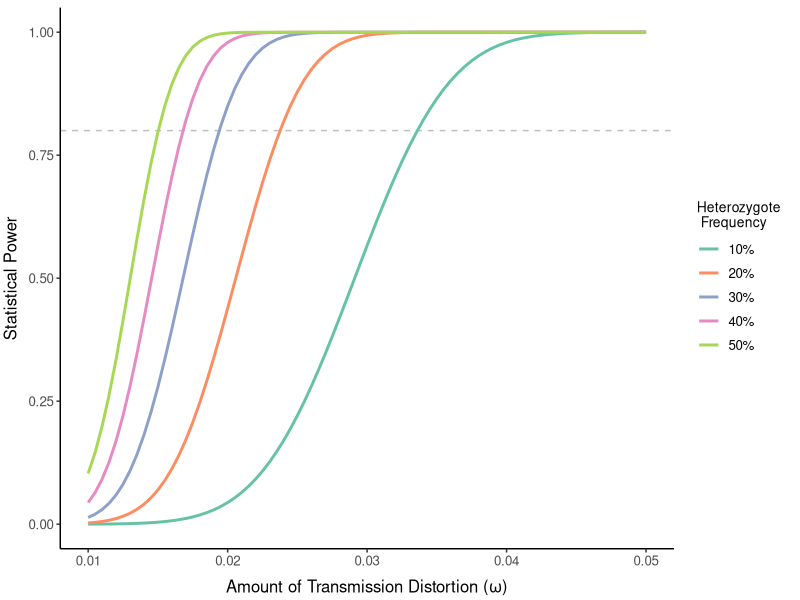

This chart was generated by the following R code:
#!/usr/bin/env Rscript

# R script that computes and plots statistical power curves 
# for the Transmission Disequilibrium Test (TDT)
# under varying heterozygote frequencies and transmission ratio distortion (TRD; omega)

# Output:
#   e.g. Power_curve_moba_n_43841.png

###########################################################################################

library("reshape2")
library("ggplot2")

###########################################################################################
# Heterozygote frequencies
het_freq_list <- c(0.1, 0.2, 0.3, 0.4, 0.5)

# Transmission distortion parameter (omega)
w_list <- seq(0.01, 0.05, by = 0.0005)

# Set N a the number of trios - 1
n = 43840 

# Computes the critical chi-square value corresponding to the genome-wide significance threshold
null = qchisq(p= 0.00000005, df=1, ncp= 0, lower.tail = F, log.p=F)

# Set up results table
tdt_power <- matrix(data = NA, nrow = length(w_list), ncol=5)
cnames <- c("10%", "20%", "30%", "40%", "50%")
colnames(tdt_power) = cnames
rownames(tdt_power) = w_list

for (k in seq(length(het_freq_list))) {
  for (l in seq(length(w_list))) {
    het_freq <- het_freq_list[k]
    w <- w_list[l]
    # Non-centrality parameter for TDT
    ncp_alt = 4*(n*2*het_freq)*w^2
    power = pchisq(q = null , df=1, ncp=ncp_alt, lower.tail= F, log.p=F)
    tdt_power[l,k] <- power
  }
}

# Reshape for plotting
mdf <- melt(tdt_power, value.name="Power", varnames=c("TDT", "Het_Freq"))

# Plot
png(file="Power_curve_moba_n_43841.png", width=900, height=700,res=200)
ggplot(data=mdf, aes(x=TDT, y=Power, group = Het_Freq, colour = Het_Freq)) +
  labs(y ="Statistical Power", 
       x=expression(paste("Amount of Transmission Distortion (", omega,")"))) +
  geom_hline(yintercept=0.8, linetype="dashed", color = "grey") +
  geom_line(size=1) +
  theme_bw() + 
  scale_colour_brewer(palette = "Set2") + # colour blind friendly
  guides(col = guide_legend(title = "Heterozygote \n Frequency")) +
  theme(panel.border = element_blank(), panel.grid.major = element_blank(),
        text=element_text(size=12),
        legend.title=element_text(size=10),
        panel.grid.minor = element_blank(), 
        axis.title.y = element_text(vjust = +2),
        axis.title.x = element_text(vjust = -0.75),
        axis.line = element_line(colour = "black"))
dev.off()
